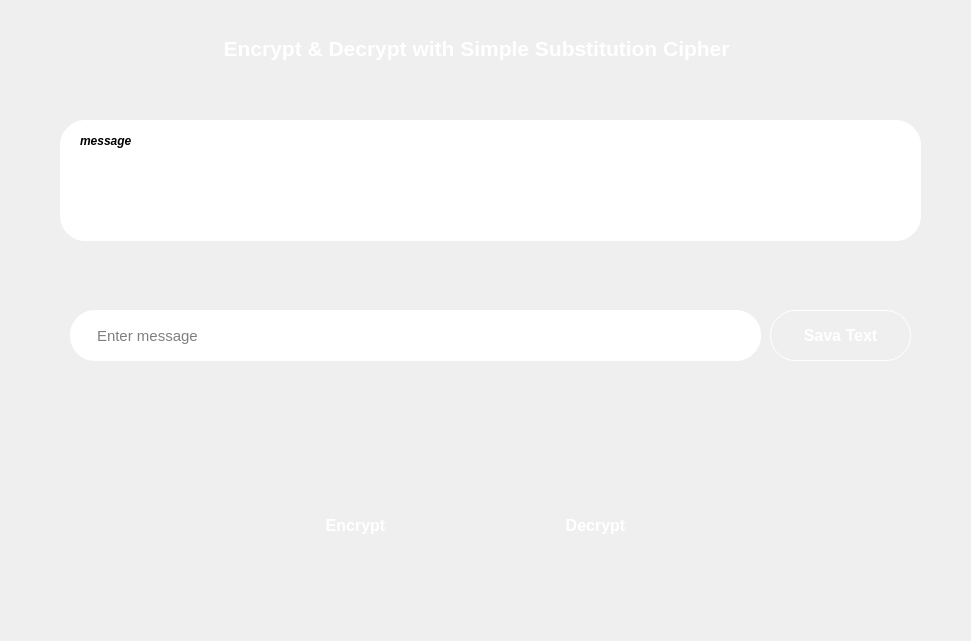
   <widget class="QWidget" name="substitution_window" native="true">
    <property name="geometry">
     <rect>
      <x>330</x>
      <y>10</y>
      <width>971</width>
      <height>641</height>
     </rect>
    </property>
    <property name="styleSheet">
     <string notr="true"> background: qlineargradient(
        x1:0, y1:0, x2:0, y2:1, 
        stop:0 #1995AD, 
        stop:1 #022932
    );
border-radius:25px;</string>
    </property>
    <widget class="QLabel" name="label_8">
     <property name="geometry">
      <rect>
       <x>144</x>
       <y>30</y>
       <width>671</width>
       <height>36</height>
      </rect>
     </property>
     <property name="font">
      <font>
       <pointsize>16</pointsize>
       <bold>true</bold>
      </font>
     </property>
     <property name="styleSheet">
      <string notr="true">color:white;
background:transparent;</string>
     </property>
     <property name="text">
      <string>Encrypt &amp; Decrypt with Simple Substitution Cipher </string>
     </property>
     <property name="alignment">
      <set>Qt::AlignmentFlag::AlignCenter</set>
     </property>
    </widget>
    <widget class="QLabel" name="substitution_output">
     <property name="geometry">
      <rect>
       <x>60</x>
       <y>120</y>
       <width>861</width>
       <height>121</height>
      </rect>
     </property>
     <property name="font">
      <font>
       <pointsize>16</pointsize>
       <bold>true</bold>
      </font>
     </property>
     <property name="styleSheet">
      <string notr="true">background:white;
border:1px solid white;</string>
     </property>
     <property name="text">
      <string/>
     </property>
     <property name="margin">
      <number>25</number>
     </property>
    </widget>
    <widget class="QLineEdit" name="substitution_input">
     <property name="geometry">
      <rect>
       <x>70</x>
       <y>310</y>
       <width>691</width>
       <height>51</height>
      </rect>
     </property>
     <property name="font">
      <font>
       <pointsize>11</pointsize>
      </font>
     </property>
     <property name="styleSheet">
      <string notr="true">background:white;
padding-left:25px;
</string>
     </property>
     <property name="alignment">
      <set>Qt::AlignmentFlag::AlignLeading|Qt::AlignmentFlag::AlignLeft|Qt::AlignmentFlag::AlignVCenter</set>
     </property>
     <property name="placeholderText">
      <string>Enter message</string>
     </property>
    </widget>
    <widget class="QPushButton" name="substitution_encrypt">
     <property name="geometry">
      <rect>
       <x>270</x>
       <y>500</y>
       <width>171</width>
       <height>51</height>
      </rect>
     </property>
     <property name="font">
      <font>
       <pointsize>12</pointsize>
       <bold>true</bold>
      </font>
     </property>
     <property name="styleSheet">
      <string notr="true">#substitution_encrypt {
   color: white;
    font-weight: bold;
    border: none;
    border-radius: 25px;
    padding: 8px 16px;
    background: qlineargradient(
        x1:0, y1:0, x2:0, y2:1,
        stop:0 #4CAF50, 
        stop:1 #2E7D32   );
}

#substitution_encrypt:pressed {
    background: white;
    color: #2c6df7;
    border: 1px solid #2c6df7;
}
</string>
     </property>
     <property name="text">
      <string>Encrypt</string>
     </property>
    </widget>
    <widget class="QPushButton" name="substitution_decrypt">
     <property name="geometry">
      <rect>
       <x>510</x>
       <y>500</y>
       <width>171</width>
       <height>51</height>
      </rect>
     </property>
     <property name="font">
      <font>
       <pointsize>12</pointsize>
       <bold>true</bold>
      </font>
     </property>
     <property name="styleSheet">
      <string notr="true">#substitution_decrypt {
    color: white;
    font-weight: bold;
    border: none;
    border-radius: 25px;
    padding: 8px 16px;
    background: qlineargradient(
        x1:0, y1:0, x2:0, y2:1,
        stop:0 #f44336,   /* light red */
        stop:1 #c62828    /* dark red */
    );
}

#substitution_decrypt:pressed {
    background: white;
    color: #2c6df7;
    border: 1px solid #2c6df7;
}
</string>
     </property>
     <property name="text">
      <string>Decrypt</string>
     </property>
    </widget>
    <widget class="QLabel" name="label_9">
     <property name="geometry">
      <rect>
       <x>80</x>
       <y>130</y>
       <width>111</width>
       <height>21</height>
      </rect>
     </property>
     <property name="font">
      <font>
       <italic>true</italic>
       <bold>true</bold>
      </font>
     </property>
     <property name="styleSheet">
      <string notr="true">background:transparent;</string>
     </property>
     <property name="text">
      <string>message</string>
     </property>
    </widget>
    <widget class="QPushButton" name="substitution_save">
     <property name="geometry">
      <rect>
       <x>770</x>
       <y>310</y>
       <width>141</width>
       <height>51</height>
      </rect>
     </property>
     <property name="font">
      <font>
       <pointsize>12</pointsize>
       <bold>true</bold>
      </font>
     </property>
     <property name="styleSheet">
      <string notr="true">#substitution_save {
    color: white;
    font-weight: bold;
    border: 1px solid white;
    border-radius: 25px;
    padding: 8px 16px;
    background: qlineargradient(
        x1:0, y1:0, x2:0, y2:1,
        stop:0 #6a11cb,
        stop:1 #2575fc
    );
}

#substitution_save:pressed {
    background: white;
    color: #2c6df7;
    border: 1px solid #2c6df7;
}
</string>
     </property>
     <property name="text">
      <string>Sava Text</string>
     </property>
    </widget>
   </widget>
